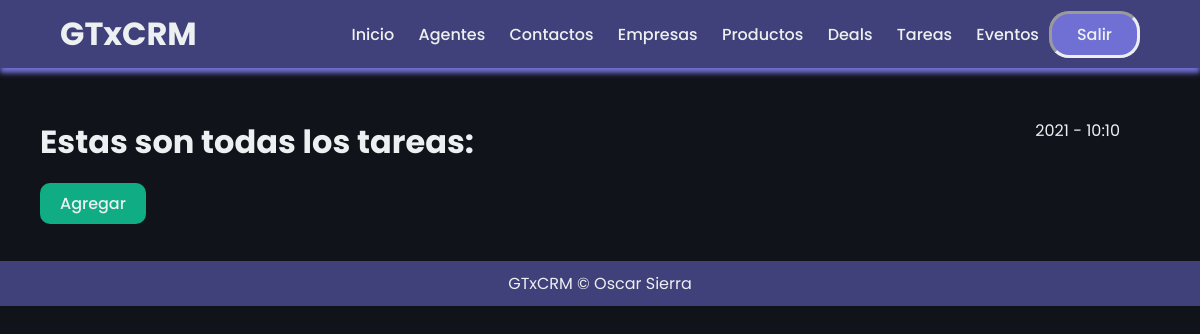
Page /tareas/ (signed in) on the earlier database version.
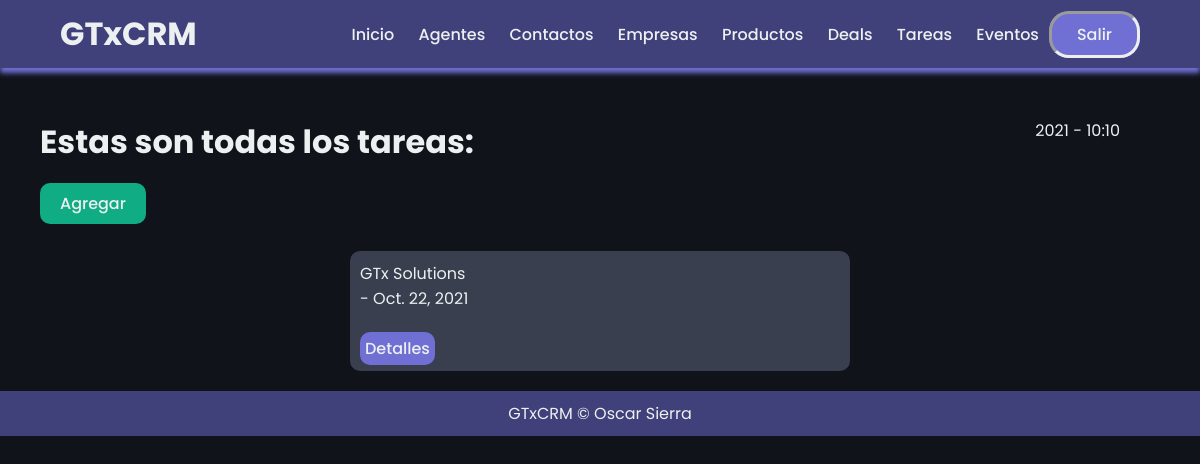
Same page on the later database version.
### mainapp/models.py (models this page shows)
class Tarea(models.Model):
    nombre = models.CharField(max_length=45)
    fechaVencimiento = models.DateField()
    repetir = models.BooleanField()
    relacionado = models.ForeignKey("Agent", on_delete=models.CASCADE)
    descripcion = models.CharField(max_length=200)
    prioridad = models.BooleanField()

### mainapp/views.py (the view)
# urls.py: path('tareas/', tareaListView.as_view(), name = 'tarea_list'),
class tareaListView(LoginRequiredMixin, ListView):
    template_name="tareas/tarea_list.html"
    queryset = Tarea.objects.all()
    context_object_name = "tareas"

### mainapp/templates/tareas/tarea_list.html (shortened to what this page needs)
{% extends 'layouts/layouts.html'%}
{% block content %}
<div class="start">
    <div class="initial">
        <h1>Estas son todas los tareas: </h1>
            <div id="time">
                {% now "Y - h:m"%}
            </div>
        </div>
    </div>
<br/>
<div class="divbtn" style="margin-left: 40px;">
    <a class="submitbtn" href="{% url 'tarea_create' %}"><button>Agregar</button></a>
</div>
<br/>
<div class="list_container">
    {% for tarea in tareas %}
        <div class="list_content">
            <p>{{ tarea.nombre }}<br/>
            - {{ tarea.fechaVencimiento }}</p><br/>
            <a class="detail_href" href="{% url 'tarea_detail' tarea.pk %}">Detalles</a>
        </div>
    {% endfor %}
</div>
{% endblock %}

Differences in the rows shown:
added Tarea: nombre "GTx Solutions", fechaVencimiento "Oct. 22, 2021"
